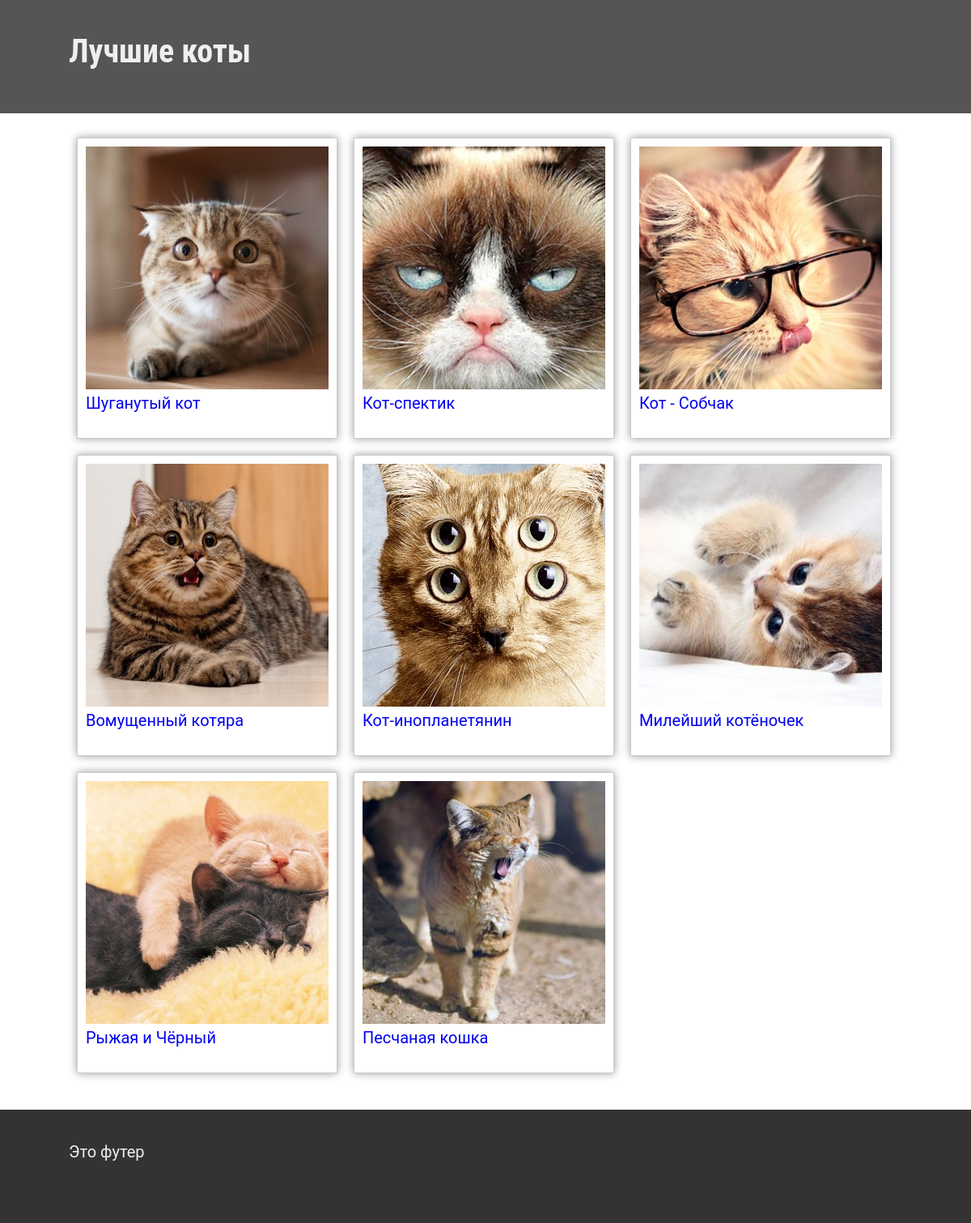
The page / on the database its author committed.
### tables this page shows
CREATE TABLE IF NOT EXISTS `cats_photos` (
  `id` smallint(6) unsigned NOT NULL,
  `title` char(45) DEFAULT NULL,
  `description` varchar(500) DEFAULT NULL,
  `photo` char(255) NOT NULL
);

### controller/ListPhoto.php (called while the page is built)
<?php
require_once(MODEL_DIR . DIRECTORY_SEPARATOR . 'ListPhoto.class.php');
require_once(TEMPLATE_DIR . DIRECTORY_SEPARATOR . 'Template.class.php');
$list = new ListPhoto();
$photoArray = $list->getList();
$data = [];
$data['photoArray'] = $photoArray;
$page = new Template();
$page->layout = 'layout.php';
$page->template = 'listPhotoTpl.php';
$page->render($data);

### model/ListPhoto.class.php (called while the page is built, shortened)
<?php
class ListPhoto {
	public function getList () {
		$this->link = mysqli_connect(SQL_HOST, DB_USER, DB_PASSW);
		$this->query = "SELECT `id`,`title`,`photo` FROM `cats`.`cats_photos`";
		$this->result = mysqli_query($this->link, $this->query);
		$values_data_array = mysqli_fetch_all($this->result, MYSQLI_ASSOC);
		return $values_data_array;
	}
}

### view/Template.class.php (called while the page is built, shortened)
<?php
class Template {
	public $layout;
	public $template;
	public function render($data) {
		require_once TEMPLATE_DIR . DIRECTORY_SEPARATOR . $this->template;
		$content = ob_get_contents();
		require_once TEMPLATE_DIR . DIRECTORY_SEPARATOR . $this->layout;
	}
}

### view/listPhotoTpl.php (the view, shortened to what this page needs)
<?php
foreach  ($photoArray as $value) {
	$href = $value['id'];
		echo
		'<a href="?photo=' . $href .'">
			<div class="photo-div" >
				<img src="img/thumbs/t-' . $value['photo'] . '.jpg">
				<p>' . $value['title'] . '</p>
			</div>
		</a>';
}

### www/index.php (shortened to what this page needs)
<?php
if (isset($_GET['photo'])) {
	$route = $_GET['photo'];
	require_once(CONTROLLER_DIR . DIRECTORY_SEPARATOR . 'SinglePhoto.php');
} else {
	require_once(CONTROLLER_DIR . DIRECTORY_SEPARATOR . 'ListPhoto.php');
}

### view/layout.php (shortened to what this page needs)
<?php
$this->styles = ['style1', 'style2'];
?>
<!doctype html>
<html>
	<head>
		<?php
		foreach ($this->styles as $style) {
		 ?>
			<link rel="stylesheet" type="text/css" href="css/<?= $style ?>.css">
		<?php } ?>
	</head>
	<body>
	<div class="main">
		<div class="header">
			<div class="header-center">
				<h1>Лучшие коты</h1>
			</div>
		</div>
		<div class="content">
			<?= $content ?>
		</div>
	</div>
	<div class="prefooter">
	</div>
	<div class="footer">
			<div class="footer-center">
				Это футер
			</div>
	</div>
	</body>
</html>

### www/css/style1.css (style rules this page uses)
html, body { height: 100%; font-family: 'Roboto', sans-serif; font-size: 20px; color:#050505; }
.main { min-height: 100%; max-width: 100%; }
.header { height: 100px; background-color: #555; padding-top: 40px; }
.header-center { margin: 0 auto; max-width: 100%; width: 1030px; }
.header h1 { font-family: 'Roboto Condensed', sans-serif; color:#efefef; }
.content { max-width: 1030px; min-width: 344px; overflow: hidden; margin: 0 auto; padding-top: 20px; padding-bottom: 35px; }
.photo-div { width: 300px; height: 350px; padding: 10px; border: 1px solid #ccc; float: left; margin: 10px 10px; box-shadow: 0 0 10px #999; }
.prefooter { height: 100px }
.footer { padding-top: 40px; color:#eee; position: relative; top:-100px; height: 100px; background-color: #333; }
.footer-center { margin: 0 auto; max-width: 100%; width: 1030px; }

### rows shown on the page
cats_photos: photo (picture), title "Шуганутый кот"
cats_photos: photo (picture), title "Кот-спектик"
cats_photos: photo (picture), title "Кот - Собчак"
cats_photos: photo (picture), title "Вомущенный котяра"
cats_photos: photo (picture), title "Кот-инопланетянин"
cats_photos: photo (picture), title "Милейший котёночек"
cats_photos: photo (picture), title "Рыжая и Чёрный"
cats_photos: photo (picture), title "Песчаная кошка"
